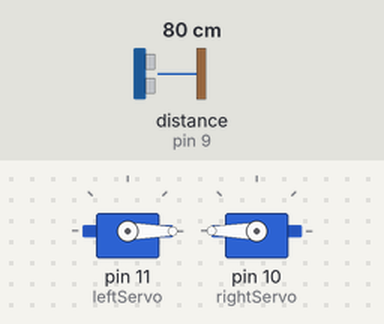
A sketch run on a simulated Arduino Uno, built with avr-gcc and run on an emulated ATmega328P. On the bench: 2 × servo. Inputs (shaded band) come from the test bench; at power-on: distance to the obstacle (sensor on pin 9) 80 cm. The echo pulse lasts 58.3 µs per cm.

Above: at 1.2 s.
1.3 s: distance to the obstacle (sensor on pin 9) set to 31 cm
2.8 s: distance to the obstacle (sensor on pin 9) set to 27 cm
At 3.6 s:
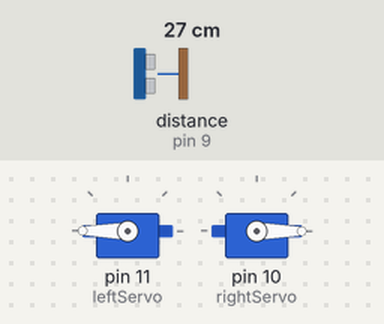
At 4.2 s:
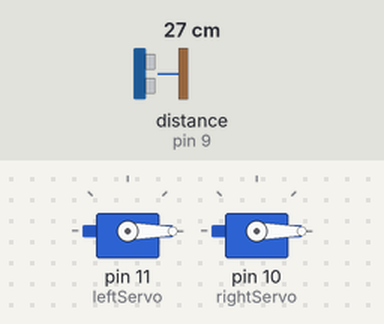
5.8 s: distance to the obstacle (sensor on pin 9) set to 35 cm
8.8 s: distance to the obstacle (sensor on pin 9) set to 2 cm
At 11.1 s:
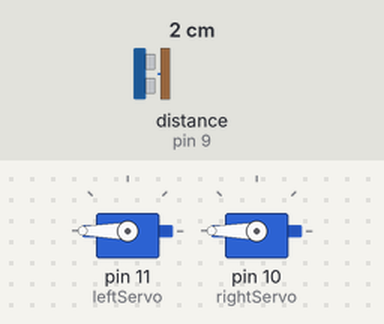
Timing chart, 0 to 12.8 s (numbered marks = the images above; inputs shaded):
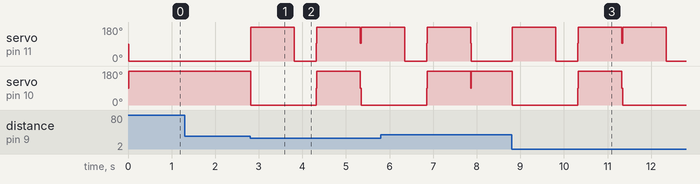

The sketch:

ArduinoOA.ino
```cpp
#include <Servo.h>     //Inclue Servo Library
#include <NewPing.h>   //Include NewPing Library

Servo leftServo;       //Create Left Servo object
Servo rightServo;      //Create Right Servo object

#define TRIGGER_PIN  8   //Trigger pin of Ultrasonic sensor connected to pin 6
#define ECHO_PIN     9   //Echo pin of Ultrasonic sensor connected to pin 7
#define MAX_DISTANCE 100 //The maximum distance we want the sensor to look for is 1m

NewPing sonar(TRIGGER_PIN, ECHO_PIN, MAX_DISTANCE);  //Create Ultrasonic sensor object

unsigned int time;            //Variable to store how long it takes for the ultrasonic wave to come back
int distance;                 //Variable to store the distance calculated from the sensor
 int triggerDistance = 30;     //The distance we want the robot to look for a new path
int fDistance;                //Variable to store the distance in front of the robot
int lDistance;                //Variable to store the distance on the left side of the robot
int rDistance;                //Variable to store the distance on the right side of the robot

void setup()
{
  leftServo.attach(11);        //Left servo connected to pin 9
  leftServo.write(90);        //Write the neutral position to that servo
  rightServo.attach(10);       //Right servo connected to pin 8
  rightServo.write(90);       //Write the neutral position to that servo
}

void loop()
{
  scan();                                //Get the distance retrieved
  fDistance = distance;                  //Set that distance to the front distance
  if(fDistance < triggerDistance){       //If there is something closer than 30cm in front of us
    moveBackward();                      //Move Backward for a second
    delay(1000);
    moveRight();                         //Turn Right for half a second
    delay(500);
    moveStop();                          //Stop
    scan();                              //Take a reading
    rDistance = distance;                //Store that to the distance on the right side
    moveLeft();
    delay(1000);                         //Turn left for a second
    moveStop();                          //Stop
    scan();                              //Take a reading
    lDistance = distance;                //Store that to the distance on the left side
    if(lDistance < rDistance){           //If the distance on the left is smaller than that of the right
      moveRight();                       //Move right for a second
      delay(1000);
      moveForward();                     //Then move forward
    }
    else{
      moveForward();                     //If the left side is larger than the right side move forward
    }
  }
  else{
    moveForward();                       //If there is nothing infront of the robot move forward
  }
}

void scan(){
  time = sonar.ping();                  //Send out a ping and store the time it took for it to come back in the time variable
  distance = time / US_ROUNDTRIP_CM;    //Convert that time into a distance
  if(distance == 0){                    //If no ping was recieved
    distance = 100;                     //Set the distance to max
  }
  delay(10);
}

void moveBackward(){
  rightServo.write(0);
  leftServo.write(180);
}

void moveForward(){
  rightServo.write(180);
  leftServo.write(0);
}

void moveRight(){
  rightServo.write(0);
  leftServo.write(0);
}

void moveLeft(){
  rightServo.write(180);
  leftServo.write(180);
}

void moveStop(){
  rightServo.write(90);
  leftServo.write(95);
}
```

Measured:
- the behaviour switches between 30 and 29 cm on distance to the obstacle (sensor on pin 9) (found by bisection; images 0 and 1)
- after the input at 1.3 s, every drawn part: stays the same
- after the input at 2.8 s, servo on pin 11 (leftServo): 0° → 180° at once, → 0° 1.0 s later, → 180° 0.50 s later; servo on pin 10 (rightServo): 180° → 0° at once, → 180° 1.5 s later, → 0° 1.0 s later
- after the input at 8.8 s, servo on pin 11 (leftServo): 0° → 180° at once, → 0° 1.0 s later, → 180° 0.50 s later, → 0° 2.0 s later; servo on pin 10 (rightServo): 180° → 0° at once, → 180° 1.5 s later, → 0° 1.0 s later
